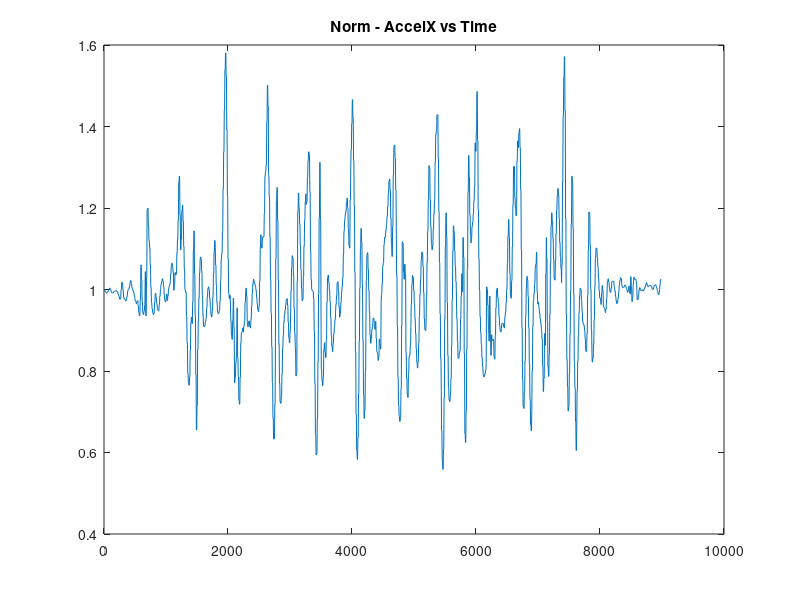
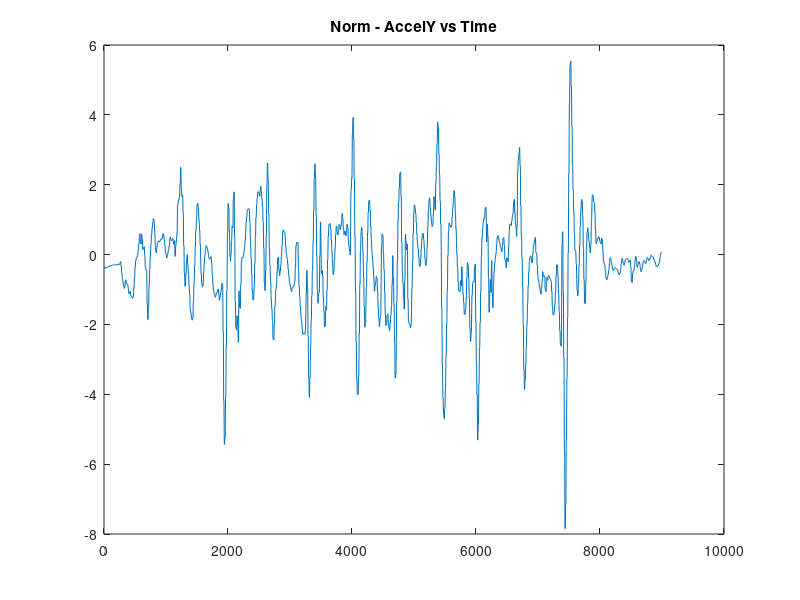
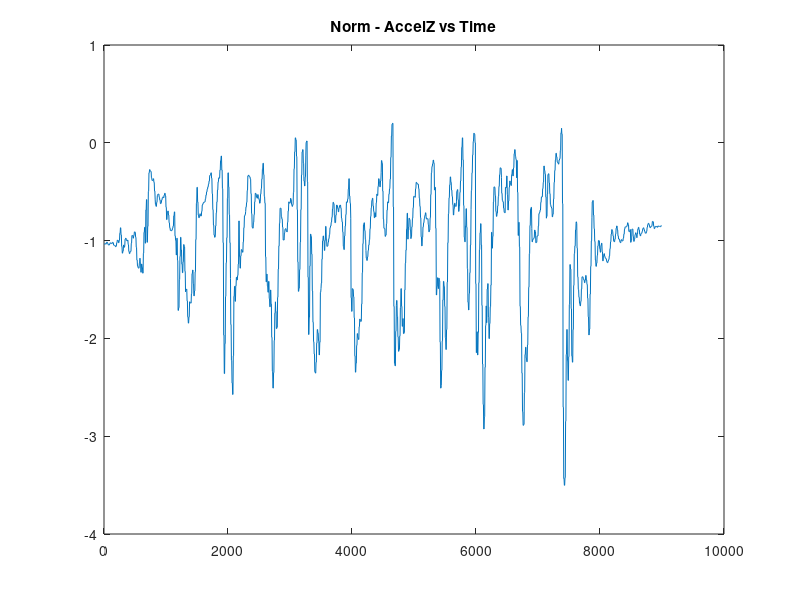
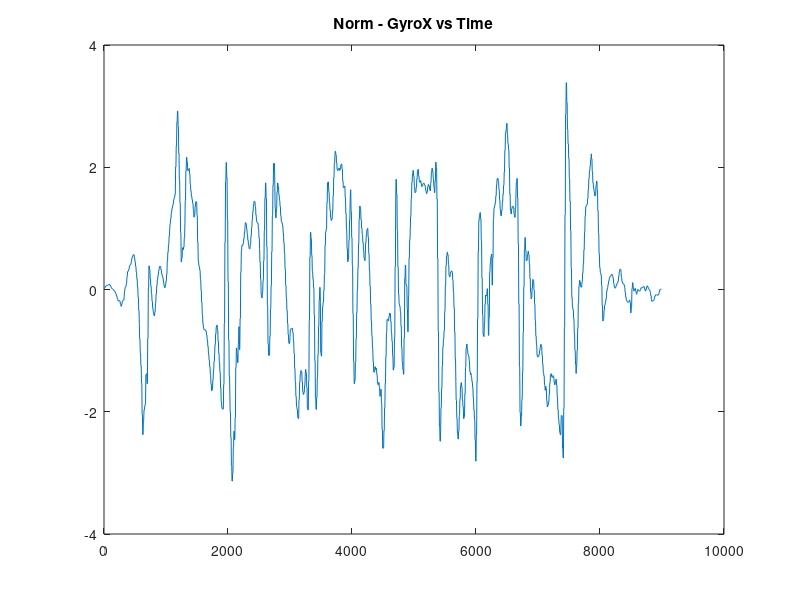

Write the MATLAB code that produced these figures, in order.
%% Initialization
clear ; close all; clc
% clear anything you might have


fprintf('Program paused. Starting MCS Press enter to continue.\n');
pause;

%makes sure nothing half-loads

fprintf('Plotting Test Data ...\n')
data = load('master.csv'); %import dataset

%common time
time = data(:, 19);

%Normal Walk
AX = data(:, 3);
AY = data(:, 6);
AZ = data(:, 9);
GX = data(:, 12);
GY = data(:, 15);
GZ = data(:, 18);


%Ascent
AX2 = data(:, 1);
AY2 = data(:, 4);
AZ2 = data(:, 7);
GX2 = data(:, 10);
GY2 = data(:, 13);
GZ2 = data(:, 16);

%Descent
AX3 = data(:, 2);
AY3 = data(:, 5);
AZ3 = data(:, 8);
GX3 = data(:, 11);
GY3 = data(:, 14);
GZ3 = data(:, 17);

%--------------NORMAL WALK
figure 
plot(time, AX);  
title('Norm - AccelX vs Time')

figure 
plot(time, AY); 
title('Norm - AccelY vs Time')

figure 
plot(time, AZ); 
title('Norm - AccelZ vs Time')

figure 
plot(time, GX); 
title('Norm - GyroX vs Time')

figure 
plot(time, GY); 
title('Norm - GyroY vs Time')

figure 
plot(time, GZ); 
title('Norm - GyroZ vs Time')

figure
plot(time, AX);
hold on
plot(time, AY);
hold on
plot(time, AZ);
title('Norm - Accel ALL vs Time')

figure 
plot(time, GX); 
hold on
plot(time, GY); 
hold on
plot(time, GZ); 
title('Norm - Gyro ALL vs Time')

%--------------ASCENT WALK
figure 
plot(time, AX2);  
title('Ascent - AccelX vs Time')

figure 
plot(time, AY2); 
title('Ascent - AccelY vs Time')

figure 
plot(time, AZ2); 
title('Ascent - AccelZ vs Time')

figure 
plot(time, GX2); 
title('Ascent - GyroX vs Time')

figure 
plot(time, GY2); 
title('Ascent - GyroY vs Time')

figure 
plot(time, GZ2); 
title('Ascent - GyroZ vs Time')

figure
plot(time, AX2);
hold on
plot(time, AY2);
hold on
plot(time, AZ2);
title('Ascent - Accel ALL vs Time')

figure 
plot(time, GX2); 
hold on
plot(time, GY2); 
hold on
plot(time, GZ2); 
title('Ascent - Gyro ALL vs Time')

%--------------Descent WALK
figure 
plot(time, AX3);  
title('Descent - AccelX vs Time')

figure 
plot(time, AY3); 
title('Descent - AccelY vs Time')

figure 
plot(time, AZ3); 
title('Descent - AccelZ vs Time')

figure 
plot(time, GX3); 
title('Descent - GyroX vs Time')

figure 
plot(time, GY2); 
title('Descent - GyroY vs Time')

figure 
plot(time, GZ3); 
title('Descent - GyroZ vs Time')

figure
plot(time, AX3);
hold on
plot(time, AY3);
hold on
plot(time, AZ3);
title('Descent - Accel ALL vs Time')

figure 
plot(time, GX3); 
hold on
plot(time, GY3); 
hold on
plot(time, GZ3); 
title('Descent - Gyro ALL vs Time')



%--------------Individual Feature Comparisons

figure 
plot(time, AX); 
hold on
plot(time, AX2);
hold on
plot(time, AX3);
title('AccelX vs Time')

figure 
plot(time, AY); 
hold on
plot(time, AY2);
hold on
plot(time, AY3);
title('AccelY vs Time')

figure 
plot(time, AZ); 
hold on
plot(time, AZ2);
hold on
plot(time, AZ3);
title('AccelZ vs Time')

figure 
plot(time, GX); 
hold on
plot(time, GX2);
hold on
plot(time, GX3);
title('GyroX vs Time')

figure 
plot(time, GY); 
hold on
plot(time, GY2);
hold on
plot(time, GY3);
title('GyroY vs Time')

figure 
plot(time, GZ); 
hold on
plot(time, GZ2);
hold on
plot(time, GZ3);
title('GyroZ vs Time')

%--------------Miscellaneous Feature Comparisons (compare anything to
%anything)


%hold on allows you to graph multiple features on the same graph


